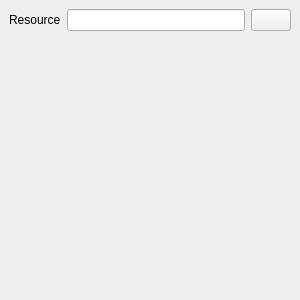
<?xml version="1.0" encoding="UTF-8"?>
<ui version="4.0">
 <class>CTimelineSeqeunceInstructionWidgetRunScript</class>
 <widget class="CTimelineSeqeunceInstructionWidgetBase" name="CTimelineSeqeunceInstructionWidgetRunScript">
  <property name="geometry">
   <rect>
    <x>0</x>
    <y>0</y>
    <width>300</width>
    <height>300</height>
   </rect>
  </property>
  <property name="windowTitle">
   <string>Form</string>
  </property>
  <layout class="QGridLayout" name="gridLayout">
   <property name="leftMargin">
    <number>0</number>
   </property>
   <property name="topMargin">
    <number>0</number>
   </property>
   <property name="rightMargin">
    <number>0</number>
   </property>
   <property name="bottomMargin">
    <number>0</number>
   </property>
   <item row="0" column="0">
    <widget class="CSlidingStackedWidget" name="pStackedWidget">
     <property name="currentIndex">
      <number>0</number>
     </property>
     <widget class="QWidget" name="page">
      <layout class="QGridLayout" name="gridLayout_2">
       <item row="0" column="1">
        <widget class="QLineEdit" name="pResourceLineEdit"/>
       </item>
       <item row="0" column="0">
        <widget class="QLabel" name="label">
         <property name="text">
          <string>Resource</string>
         </property>
        </widget>
       </item>
       <item row="1" column="1">
        <spacer name="verticalSpacer">
         <property name="orientation">
          <enum>Qt::Vertical</enum>
         </property>
         <property name="sizeHint" stdset="0">
          <size>
           <width>20</width>
           <height>40</height>
          </size>
         </property>
        </spacer>
       </item>
       <item row="0" column="2">
        <widget class="QPushButton" name="SearchButton">
         <property name="sizePolicy">
          <sizepolicy hsizetype="Fixed" vsizetype="Fixed">
           <horstretch>0</horstretch>
           <verstretch>0</verstretch>
          </sizepolicy>
         </property>
         <property name="text">
          <string/>
         </property>
        </widget>
       </item>
      </layout>
     </widget>
     <widget class="QWidget" name="page_2">
      <layout class="QGridLayout" name="gridLayout_3">
       <item row="0" column="0">
        <widget class="QTreeView" name="pResourceSelectTree">
         <property name="sizePolicy">
          <sizepolicy hsizetype="Preferred" vsizetype="Expanding">
           <horstretch>1</horstretch>
           <verstretch>0</verstretch>
          </sizepolicy>
         </property>
         <property name="alternatingRowColors">
          <bool>true</bool>
         </property>
         <property name="sortingEnabled">
          <bool>true</bool>
         </property>
         <property name="animated">
          <bool>true</bool>
         </property>
        </widget>
       </item>
       <item row="1" column="0">
        <widget class="CSearchWidget" name="pFilter" native="true"/>
       </item>
      </layout>
     </widget>
    </widget>
   </item>
  </layout>
 </widget>
 <customwidgets>
  <customwidget>
   <class>CTimelineSeqeunceInstructionWidgetBase</class>
   <extends>QWidget</extends>
   <header>Editor/SequenceEditor/TimelineSeqeunceInstructionWidgets.h</header>
   <container>1</container>
  </customwidget>
  <customwidget>
   <class>CSearchWidget</class>
   <extends>QWidget</extends>
   <header>Widgets/SearchWidget.h</header>
   <container>1</container>
  </customwidget>
  <customwidget>
   <class>CSlidingStackedWidget</class>
   <extends>QStackedWidget</extends>
   <header>Widgets/SlidingStackedWidget.h</header>
   <container>1</container>
  </customwidget>
 </customwidgets>
 <resources/>
 <connections/>
</ui>
